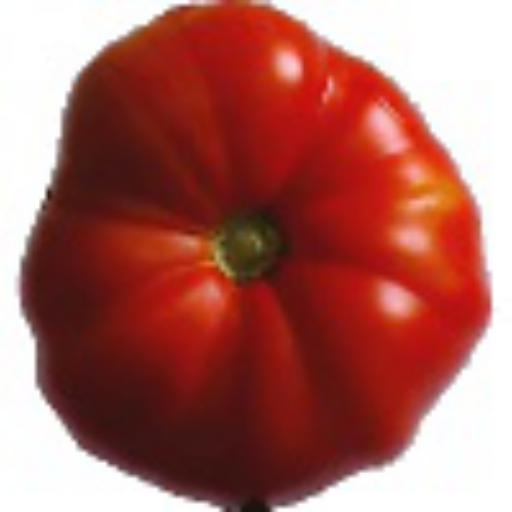
#> input picture Datasets/train/Tomato 3/r2_218_100_jpg.rf.72396ad1604f26e1cc5d971c0165bf8f.jpg, 512 x 512 px; its folder holds only this picture in this run
$ jupyter execute --allow-errors 'Split into different colors.ipynb'
#> lines starting #> are read from the running program, lines starting #| are printed output that depends on the picture
[cell 1]
from os import walk
from PIL import Image
import numpy as np
from numpy import asarray
import matplotlib
import matplotlib.pyplot as plt

tomato3_path = '../Datasets/train/Tomato 3/'

filenames = next(walk(tomato3_path), (None, None, []))[2]  # [] if no file

img = Image.open(tomato3_path + filenames[0])
#> img is the input picture: PIL image 512x512 RGB; mean R, G, B 170.3, 102.5, 95.8

color_data = asarray(img)

red_channel = asarray(img)
blue_channel = asarray(img)
green_channel = asarray(img)

print(type(color_data[0]))
#| <class 'numpy.ndarray'>
print("color channel", color_data[300:400]) #To display values in the middle of the dataset
#> (printed output is left out)

#> (a cell that did not finish here is left out)

[cell 3]
#Printing red channel
print(type(red_channel))
#| <class 'numpy.ndarray'>
print("red channel", red_channel)
#> (printed output is left out)

[cell 4]
#Displaying red channel
plt.imshow(red_channel, interpolation='nearest')

[cell 5]
#Displaying blue channel
plt.imshow(blue_channel, interpolation='nearest')

[cell 6]
#Displaying green channel
plt.imshow(green_channel, interpolation='nearest')

[cell 7]
#Displaying normal channel
plt.imshow(color_data, interpolation='nearest')

[cell 8]
for filename in filenames:
    img = Image.open(tomato3_path + filename)

    imgGray = img.convert('L')
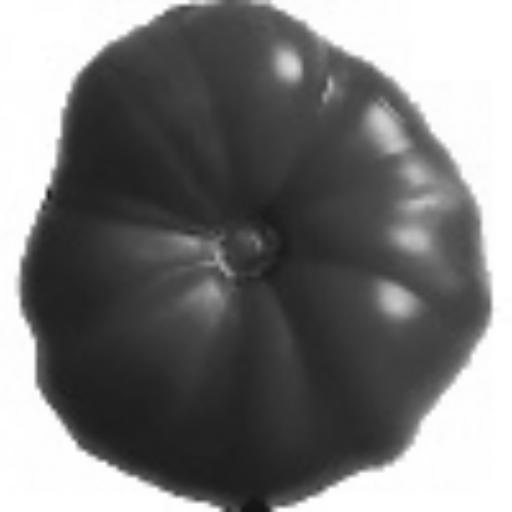
#> imgGray: PIL image 512x512 L; min 16, max 255, mean 122
    imgGray.save('../Datasets/train/Grey/Tomato 3/' + filename)

    # Split into 3 channels
    r, g, b = img.split()
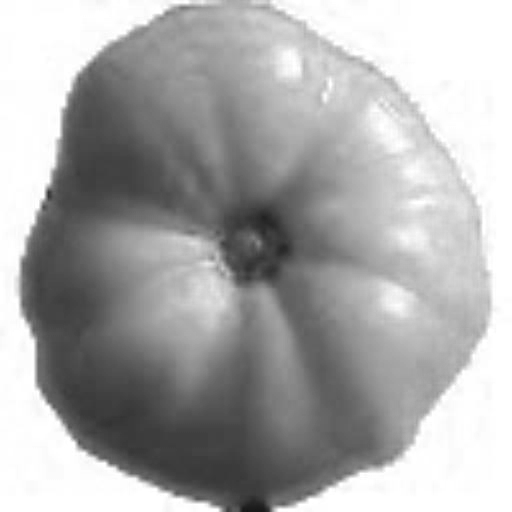
#> r: PIL image 512x512 L; min 20, max 255, mean 170.3
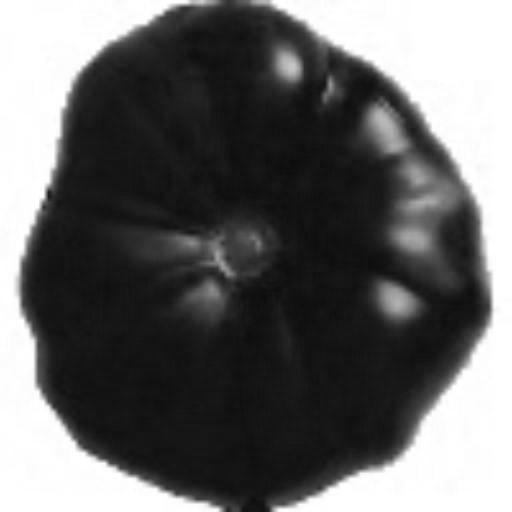
#> g: PIL image 512x512 L; min 13, max 255, mean 102.5
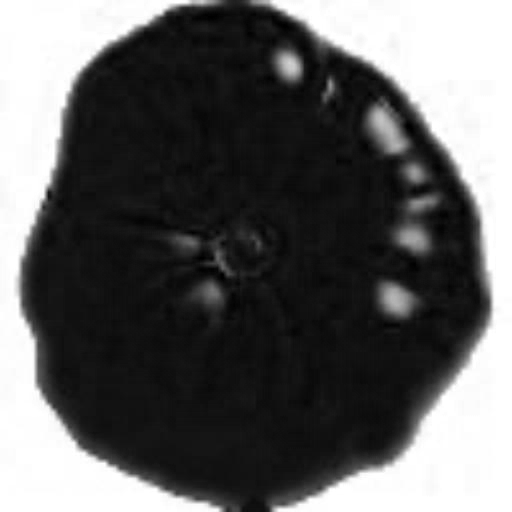
#> b: PIL image 512x512 L; min 0, max 255, mean 95.8

    # Decrease green and blue
    redG = g.point(lambda i: i * 0.00001)
#> redG: PIL image 512x512 L; every value is 0
    redBb = b.point(lambda i: i * 0.00001)

    imgRed = Image.merge('RGB', (r, redG, redBb))
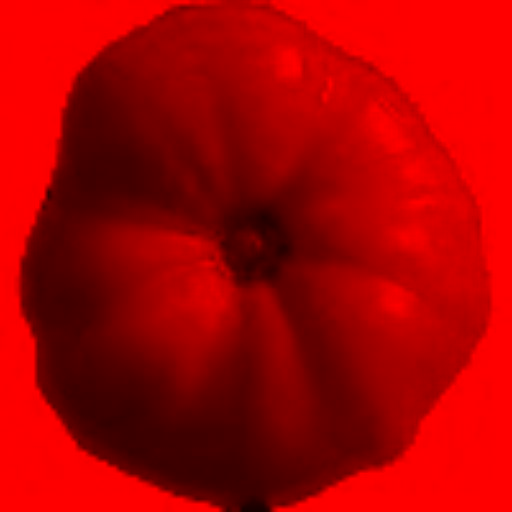
#> imgRed: PIL image 512x512 RGB; mean R, G, B 170.3, 0, 0
    imgRed.save('../Datasets/train/Red/Tomato 3/' + filename)

    greenR = r.point(lambda i: i * 0.00001)
    greenb = b.point(lambda i: i * 0.00001)

    imgGreen = Image.merge('RGB', (greenR, g, greenb))
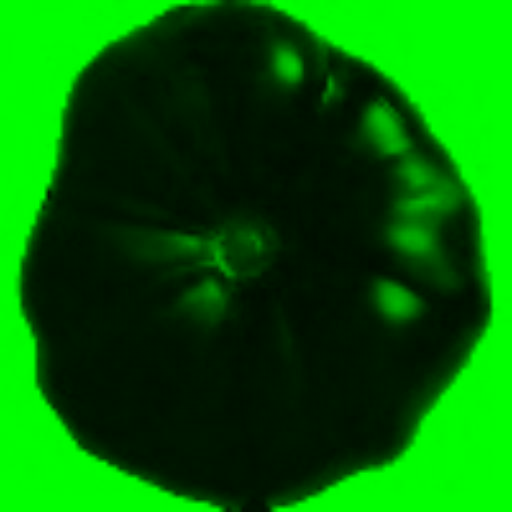
#> imgGreen: PIL image 512x512 RGB; mean R, G, B 0, 102.5, 0
    imgGreen.save('../Datasets/train/Green/Tomato 3/' + filename)

    blueRed = r.point(lambda i: i * 0.00001)
    blueGreen = g.point(lambda i: i * 0.00001)

    imgBlue = Image.merge('RGB', (blueRed, blueGreen, b))
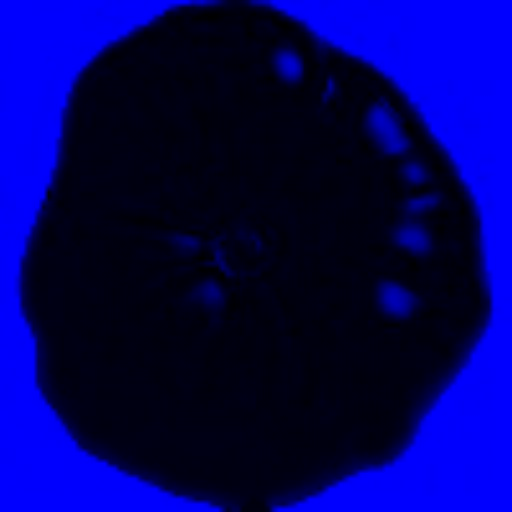
#> imgBlue: PIL image 512x512 RGB; mean R, G, B 0, 0, 95.8
    imgBlue.save('../Datasets/train/Blue/Tomato 3/' + filename)

$ run again, on Datasets/train/Tomato 3/r2_250_100_jpg.rf.6a797309af881b4e87975779fed159da.jpg
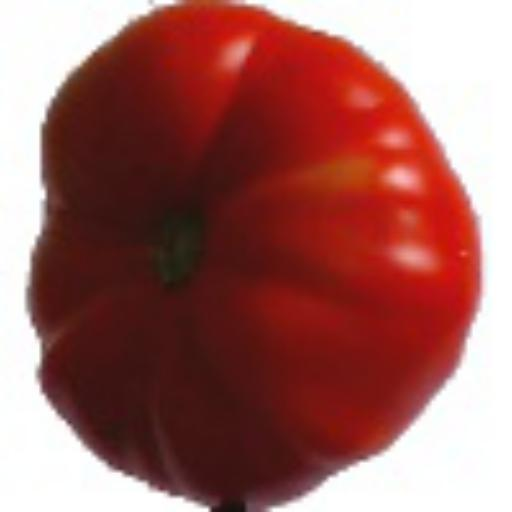
#> input picture Datasets/train/Tomato 3/r2_250_100_jpg.rf.6a797309af881b4e87975779fed159da.jpg, 512 x 512 px
#> img is the input picture: PIL image 512x512 RGB; mean R, G, B 158.8, 100.2, 96.1
#| <class 'numpy.ndarray'>
#> (printed output is left out)
#| <class 'numpy.ndarray'>
#> (printed output is left out)
#> redG: PIL image 512x512 L; every value is 0
#> `imgGreen = Image.merge('RGB', (greenR, g, greenb))`:
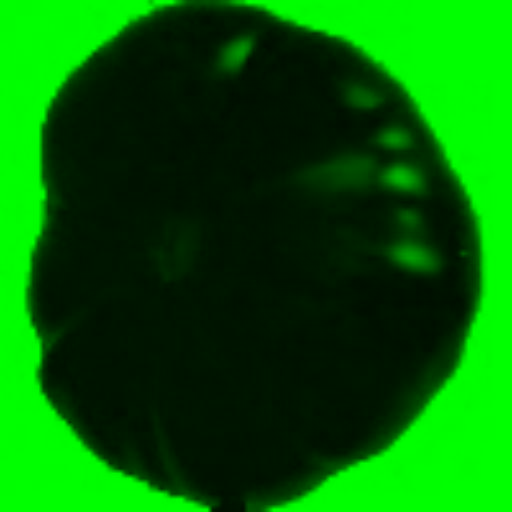
#> imgGreen: PIL image 512x512 RGB; mean R, G, B 0, 100.2, 0
#> `imgBlue = Image.merge('RGB', (blueRed, blueGreen, b))`:
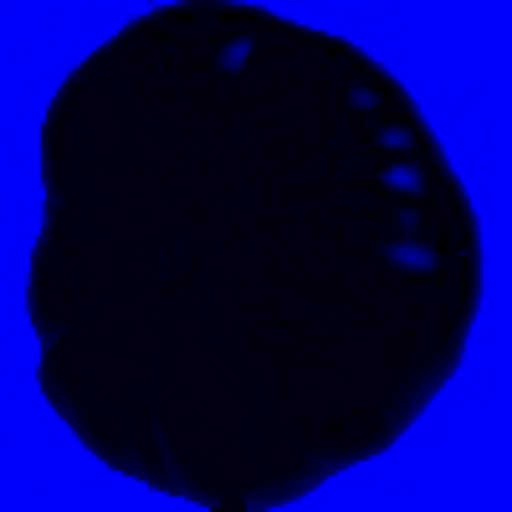
#> imgBlue: PIL image 512x512 RGB; mean R, G, B 0, 0, 96.1

$ run again, on Datasets/train/Tomato 3/r2_236_100_jpg.rf.e8ae8eee87759b5181ff4678c38e505c.jpg
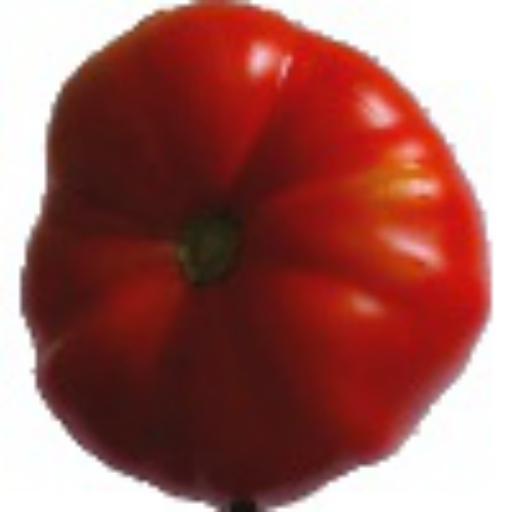
#> input picture Datasets/train/Tomato 3/r2_236_100_jpg.rf.e8ae8eee87759b5181ff4678c38e505c.jpg, 512 x 512 px
#> img is the input picture: PIL image 512x512 RGB; mean R, G, B 159.2, 98.1, 93.2
#| <class 'numpy.ndarray'>
#> (printed output is left out)
#| <class 'numpy.ndarray'>
#> (printed output is left out)
#> redG: PIL image 512x512 L; every value is 0
#> `imgGreen = Image.merge('RGB', (greenR, g, greenb))`:
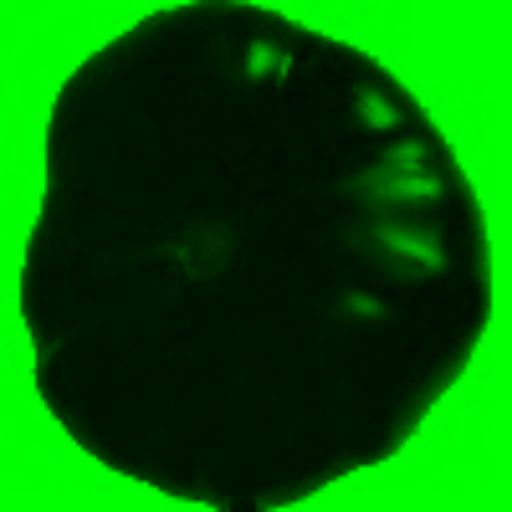
#> imgGreen: PIL image 512x512 RGB; mean R, G, B 0, 98.1, 0
#> `imgBlue = Image.merge('RGB', (blueRed, blueGreen, b))`:
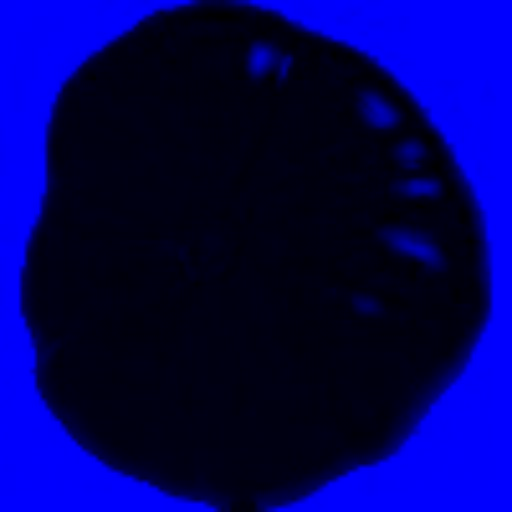
#> imgBlue: PIL image 512x512 RGB; mean R, G, B 0, 0, 93.2
